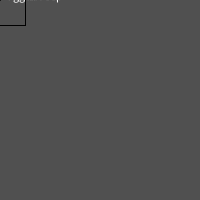
Frame 1 (no input)
Frame 60 (the mouse pressed at the canvas centre just before this capture): identical to frame 1, image omitted
Frame 120 (the mouse held since frame 60 and released just before this capture): blank canvas, image omitted

The Processing sketch that drew this single still picture (run headless with seeded random() and noise(); from frame 60 on, the mouse is pressed at the canvas centre):

// Processing sketch: coordenadasPolares
// ── coordenadasPolares.pde
//PRACTICA DE COORDENDAS POLARES
// CON MOUSEX REGULAMOS LA ROTACION
// CON MOUSEY REGULAMOS LA LONGITUD
float x, y;
int longitud;
float angulo;
float tam;
boolean centrar;
void setup() {
  size(200, 200);
  surface.setResizable(true);
  rectMode(CENTER);
}
void draw() {
  noFill();
  background(80);

  tam = width/4;
  if (centrar) {
    translate(width/2, height/2);
  }

  //-> ANGULO DE MI VECTOR DE A,B a C,D:
  // Necesitamos que vaya de 0 a 360 para pasarlo a radians
  angulo = int(map(mouseX, 0, width, 0, 360));

  //-> LONGITUD DE VECTOR DE A,B a C,D
  //Medirá la distancia entre el 0,0 y el x,y
  longitud = int(mouseY);

  //->Obtención de X e Y en coordenadas polares:
  //1 - Se toma el coseno de X, el coseno deY
  //2 - Se multiplica por la longitud deseada
  x = cos(radians(angulo)) * longitud;
  y = sin(radians(angulo)) * longitud;

  line(0, 0, x, y);
  text("Longitud: "+longitud + "px", x/2, y/2);
  pushMatrix();
  
  translate(x,y);
  rotate(radians(angulo));
  
  rect(0, 0, tam, tam);
  popMatrix();
  text("Angulo: º"+angulo, x, y);
}
void mouseClicked() {
  centrar =! centrar;
}
